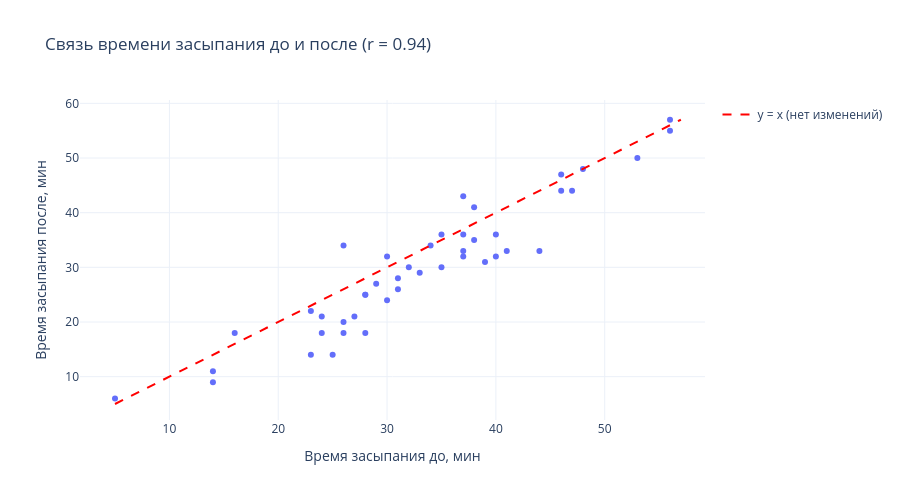

Notebook source saved alongside this figure:
### Code cell
# ВАШ КОД: диаграмма рассеяния before vs after с диагональю y = x
import plotly.express as px
import plotly.graph_objects as go

fig = px.scatter(
    df_clean,
    x="before_min",
    y="after_min",
    title=f"Связь времени засыпания до и после (r = {r:.2f})",
    labels={
        "before_min": "Время засыпания до, мин",
        "after_min": "Время засыпания после, мин",
    },
    template="plotly_white",
    height=500,
)

# Диагональ y = x: точки НИЖЕ неё — участники, у которых время сократилось
lo = min(df_clean["before_min"].min(), df_clean["after_min"].min())
hi = max(df_clean["before_min"].max(), df_clean["after_min"].max())

fig.add_trace(go.Scatter(
    x=[lo, hi], y=[lo, hi],
    mode="lines",
    line=dict(color="red", dash="dash"),
    name="y = x (нет изменений)",
))

fig.show()

### Figure 1 — Plotly figure (JSON) as saved in the notebook; plotly's stock layout.template omitted (floating-point values rounded to 4 significant figures)
{"data": [{"hovertemplate": "Время засыпания до, мин=%{x}<br>Время засыпания после, мин=%{y}<extra></extra>", "legendgroup": "", "marker": {"color": "#636efa", "symbol": "circle"}, "mode": "markers", "name": "", "orientation": "v", "showlegend": false, "type": "scatter", "x": [31.0, 30.0, 30.0, 28.0, 28.0, 24.0, 33.0, 28.0, 56.0, 35.0, 37.0, 46.0, 56.0, 34.0, 29.0, 37.0, 23.0, 26.0, 53.0, 14.0, 40.0, 24.0, 46.0, 38.0, 38.0, 23.0, 32.0, 39.0, 16.0, 5.0, 37.0, 47.0, 44.0, 14.0, 26.0, 27.0, 26.0, 25.0, 48.0, 31.0, 40.0, 37.0, 41.0, 35.0], "xaxis": "x", "y": [26.0, 32.0, 24.0, 18.0, 25.0, 21.0, 29.0, 25.0, 57.0, 30.0, 32.0, 47.0, 55.0, 34.0, 27.0, 33.0, 14.0, 34.0, 50.0, 11.0, 32.0, 18.0, 44.0, 35.0, 41.0, 22.0, 30.0, 31.0, 18.0, 6.0, 43.0, 44.0, 33.0, 9.0, 20.0, 21.0, 18.0, 14.0, 48.0, 28.0, 36.0, 36.0, 33.0, 36.0], "yaxis": "y"}, {"line": {"color": "red", "dash": "dash"}, "mode": "lines", "name": "y = x (нет изменений)", "type": "scatter", "x": [5, 57], "y": [5, 57]}], "layout": {"height": 500, "legend": {"tracegroupgap": 0}, "title": {"text": "Связь времени засыпания до и после (r = 0.94)"}, "xaxis": {"anchor": "y", "domain": [0, 1], "title": {"text": "Время засыпания до, мин"}}, "yaxis": {"anchor": "x", "domain": [0, 1], "title": {"text": "Время засыпания после, мин"}}}}
